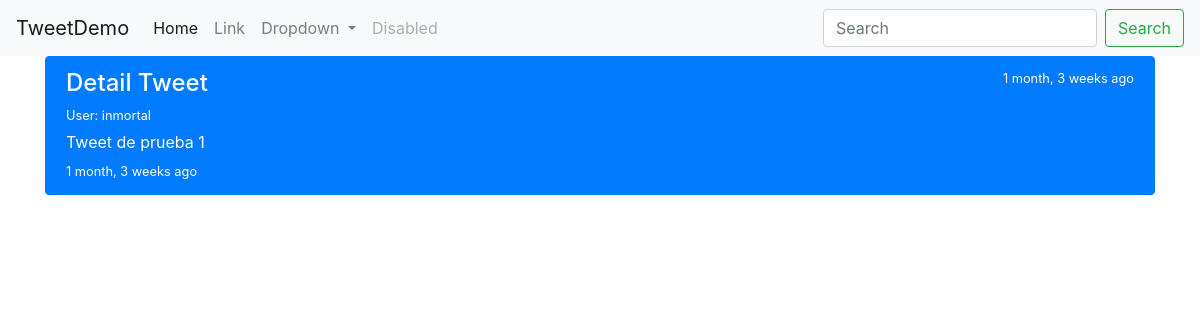
Page /tweet/detail_tweet/1/ on the committed database.
### tweets/models.py (models this page shows, shortened)
class Tweet(models.Model):
	user = models.ForeignKey(settings.AUTH_USER_MODEL, on_delete=models.CASCADE, default=1)
	content = models.CharField(max_length=256, validators=[validate_content])
	update = models.DateTimeField(auto_now_add=True)
	timestamp = models.DateTimeField(auto_now_add=True)
	class Meta:
		ordering = ["-timestamp"]

### tweets/views.py (the view)
# urls.py: path('detail_tweet/<int:pk>/', Detail_Tweet.as_view(), name="Detail_Tweet_view"),
class Detail_Tweet(generic.DetailView):
	template_name = "tweets/detail_tweet.html"
	model = Tweet

### templates/tweets/detail_tweet.html (shortened to what this page needs)
{% extends "base.html" %}
{% block content %}
<div class="list-group">
  <a href="/" class="list-group-item list-group-item-action flex-column align-items-start active">
    <div class="d-flex w-100 justify-content-between">
      <h4 class="mb-1">Detail Tweet</h4>
      <small>{{ object.timestamp|timesince}} ago</small>
    </div>
    <p class="mb-1"><small>User: {{ object.user }}</small></p>
    <p class="mb-1">{{ object.content }}</p>
    <small>{{ object.update|timesince}} ago</small>
  </a>
</div>
{% endblock %}

### rows in the picture
Tweet: timestamp "1 month, 3 weeks", user "inmortal", content "Tweet de prueba 1", update "1 month, 3 weeks"
